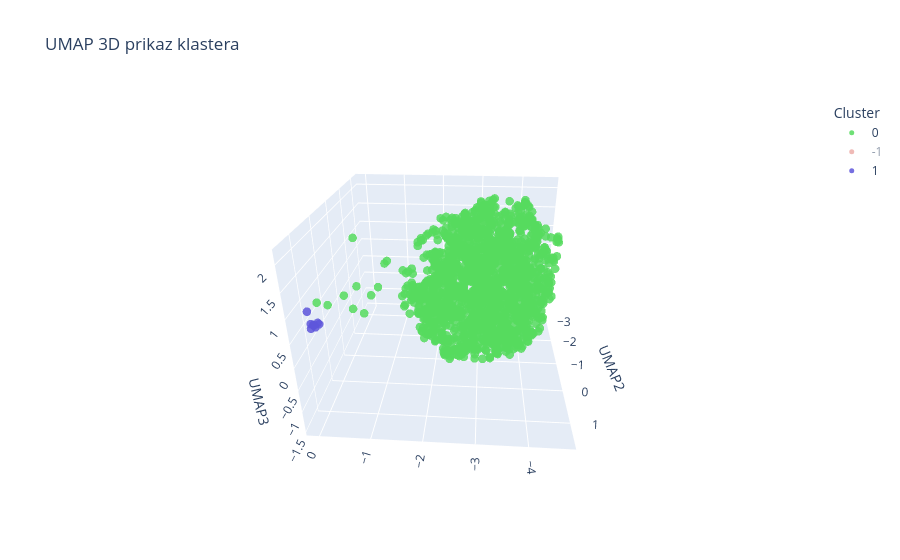

Notebook code cell kept with this figure:
### Code cell
draw_umap_2d_3d(cluster_labels, df_DBSCAN)

### Figure 1 — Plotly figure (JSON) as saved in the notebook; plotly's stock layout.template omitted (floating-point values rounded to 4 significant figures; data arrays with more than 128 entries replaced by an {"elided": "..."} marker saying what was removed)
{"data": [{"hovertemplate": "Cluster=0<br>UMAP1=%{x}<br>UMAP2=%{y}<br>UMAP3=%{z}<extra></extra>", "legendgroup": "0", "marker": {"color": "rgb(86,219,94)", "opacity": 0.85, "size": 5, "symbol": "circle"}, "mode": "markers", "name": "0", "scene": "scene", "showlegend": true, "type": "scatter3d", "x": {"elided": "1645 float values"}, "y": {"elided": "1645 float values"}, "z": {"elided": "1645 float values"}}, {"hovertemplate": "Cluster=-1<br>UMAP1=%{x}<br>UMAP2=%{y}<br>UMAP3=%{z}<extra></extra>", "legendgroup": "-1", "marker": {"color": "rgb(219,94,86)", "opacity": 0.85, "size": 5, "symbol": "circle"}, "mode": "markers", "name": "-1", "scene": "scene", "showlegend": true, "type": "scatter3d", "visible": "legendonly", "x": {"elided": "481 float values"}, "y": {"elided": "481 float values"}, "z": {"elided": "481 float values"}}, {"hovertemplate": "Cluster=1<br>UMAP1=%{x}<br>UMAP2=%{y}<br>UMAP3=%{z}<extra></extra>", "legendgroup": "1", "marker": {"color": "rgb(94,86,219)", "opacity": 0.85, "size": 5, "symbol": "circle"}, "mode": "markers", "name": "1", "scene": "scene", "showlegend": true, "type": "scatter3d", "x": [-0.05544, -0.1913, -0.04018, -0.07552, -0.125, -0.101, -0.09258, 0.1037], "y": [1.314, 1.373, 1.379, 1.325, 1.27, 1.54, 1.32, 1.125], "z": [0.6821, 0.7383, 0.7382, 0.6818, 0.7025, 0.7446, 0.6371, 0.8398]}], "layout": {"autosize": true, "legend": {"title": {"text": "Cluster"}, "tracegroupgap": 0}, "scene": {"aspectmode": "auto", "aspectratio": {"x": 1.095, "y": 1.109, "z": 0.8229}, "camera": {"center": {"x": 0, "y": 0, "z": 0}, "eye": {"x": -0.1347, "y": 1.927, "z": 0.9786}, "projection": {"type": "perspective"}, "up": {"x": 0, "y": 0, "z": 1}}, "domain": {"x": [0, 1], "y": [0, 1]}, "xaxis": {"title": {"text": "UMAP1"}, "type": "linear"}, "yaxis": {"title": {"text": "UMAP2"}, "type": "linear"}, "zaxis": {"title": {"text": "UMAP3"}, "type": "linear"}}, "title": {"text": "UMAP 3D prikaz klastera"}}}
